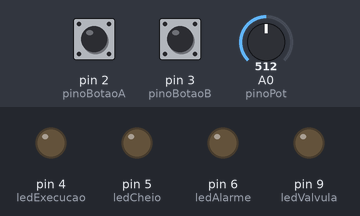
A sketch run on a simulated Arduino Uno, built for the host (arithmetic inside an expression is 32-bit, double 64-bit). Parts: output pins drawn as LEDs (lit = HIGH). Dashed ring = blinking. Inputs (shaded band) come from the test bench; at power-on: pin 3 (pinoBotaoB) HIGH, pin 2 (pinoBotaoA) HIGH, A0 (pinoPot) = 512.

Above: at 1.2 s.
1.3 s: pin 3 (pinoBotaoB) pulled LOW for 1 s
At 1.55 s:
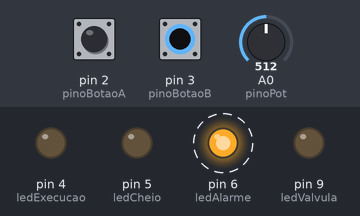
4.3 s: pin 3 (pinoBotaoB) pulled LOW for 3.2 s
At 8.7 s:
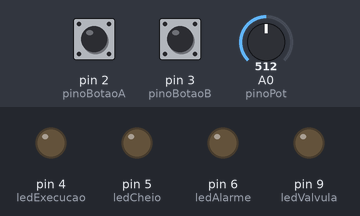
Timing chart, 0 to 10.2 s (numbered marks = the images above; inputs shaded):
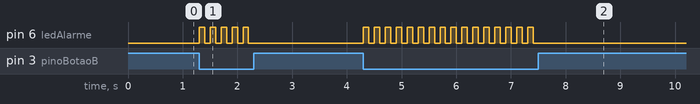

The sketch:

Revisional_1.ino
```cpp
const int pinoPot = A0;          // Sensor de Nível
const int pinoBotaoA = 2;        // Início (Pull-up interno)
const int pinoBotaoB = 3;        // Emergência (Pull-up interno)
const int ledValvula = 9;        // Válvula de Enchimento (PWM)
const int ledExecucao = 4;       // Ciclo em Execução
const int ledCheio = 5;          // Galão Cheio
const int ledAlarme = 6;         // Emergência/Falha

//Variáveis de Tempo (millis)
unsigned long tempoAnteriorAlarme = 0;
const int intervaloAlarme = 100; // Pisca a cada 100ms

//Variáveis de Estado do Sistema
bool cicloAtivo = false;
bool emergênciaAtiva = false;

void setup() {
  pinMode(pinoPot, INPUT);
  pinMode(ledValvula, OUTPUT);
  pinMode(ledExecucao, OUTPUT);
  pinMode(ledCheio, OUTPUT);
  pinMode(ledAlarme, OUTPUT);
  pinMode(pinoBotaoA, INPUT_PULLUP);
  pinMode(pinoBotaoB, INPUT_PULLUP);
}

void loop() {
  int nivel = analogRead(pinoPot);
  unsigned long tempoAtual = millis();

  // Verificação de Emergência (Botão B)
  // Lógica de segurança NR-12: se pressionado, aborta tudo.
  if (digitalRead(pinoBotaoB) == LOW) {
    emergênciaAtiva = true;
    cicloAtivo = false;
  } else {
    emergênciaAtiva = false;
    digitalWrite(ledAlarme, LOW); // Desliga o alarme se o botão for solto
  }

  //Alarme (Piscar LED 4 com millis)
  if (emergênciaAtiva) {
    // Desliga saídas críticas imediatamente
    analogWrite(ledValvula, 0);
    digitalWrite(ledExecucao, LOW);

    if (tempoAtual - tempoAnteriorAlarme >= intervaloAlarme) {
      tempoAnteriorAlarme = tempoAtual;
      digitalWrite(ledAlarme, !digitalRead(ledAlarme));
    }
  }

  //Condição de Partida (Botão A + Galão Vazio + Sem Emergência)
  if (!cicloAtivo && !emergênciaAtiva) {
    if (digitalRead(pinoBotaoA) == LOW && nivel < 50) {
      cicloAtivo = true;
      digitalWrite(ledCheio, LOW); // Apaga indicador de cheio
    }
  }

  // Enchimento
  if (cicloAtivo && !emergênciaAtiva) {
    digitalWrite(ledExecucao, HIGH);

    if (nivel <= 819) { // Até 80% (80% de 1023 = 819)
      analogWrite(ledValvula, 255); // Vazão Máxima (100%)
    }
    else if (nivel > 819 && nivel <= 1000) { // Entre 80% e 98%
      analogWrite(ledValvula, 76); // Vazão Reduzida (30% de 255 = 76)
    }
    else if (nivel > 1000) { // Atingiu 98%
      finalizarCiclo();
    }
  }
}

// Função para organizar a finalização
void finalizarCiclo() {
  cicloAtivo = false;
  analogWrite(ledValvula, 0);
  digitalWrite(ledExecucao, LOW);
  digitalWrite(ledCheio, HIGH);
}
```

Measured:
- after the input at 1.3 s, pin 6 (ledAlarme): alternates HIGH for 0.10 s and LOW for 0.10 s, 10 changes in all, then stays LOW, starting at once
- after the input at 4.3 s, pin 6 (ledAlarme): alternates HIGH for 0.10 s and LOW for 0.10 s, 32 changes in all, then stays LOW, starting at once
